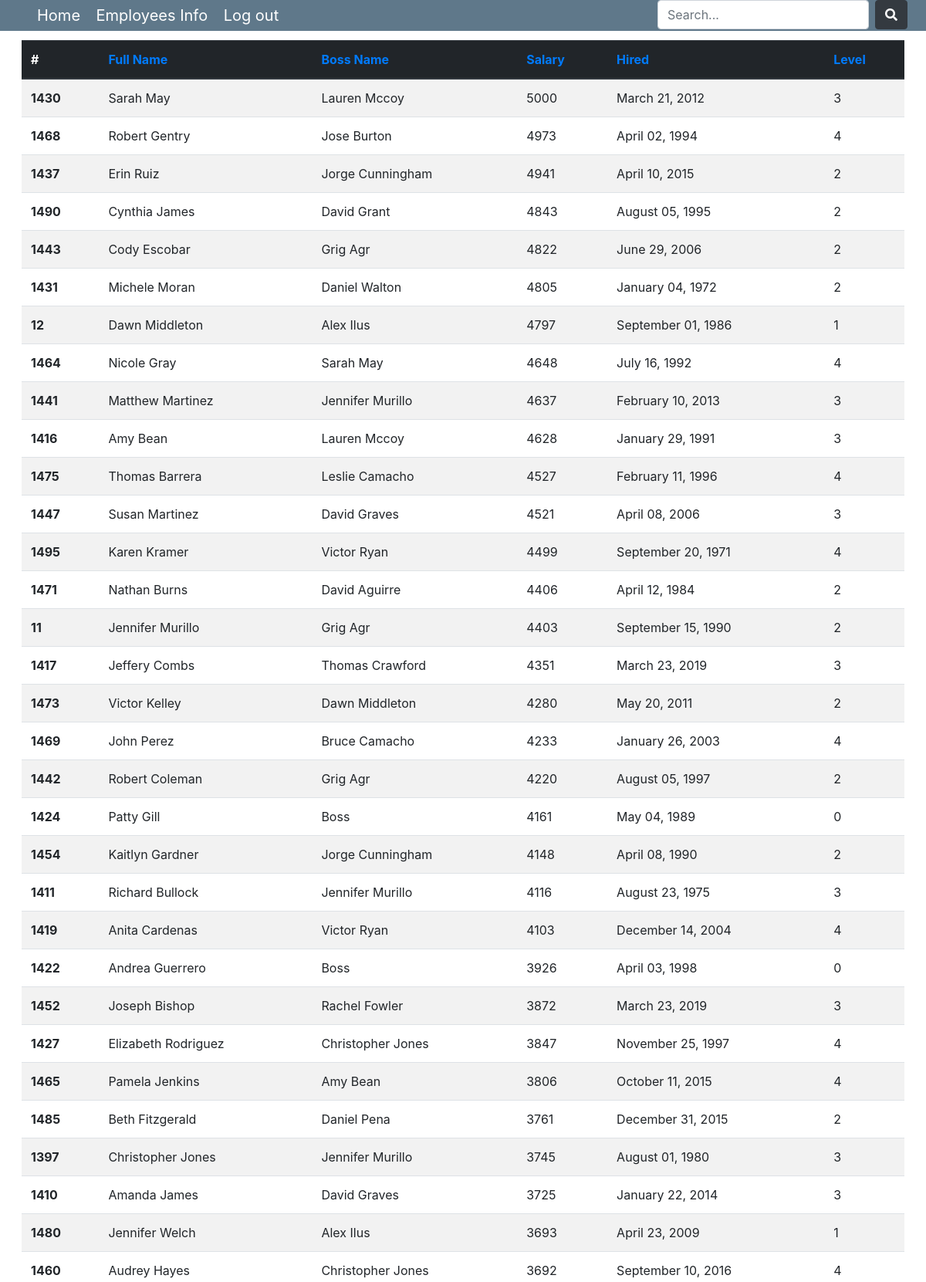
The app's page /employees/?order_by=-salary (signed in, upper part) with its own data.
### employee/models.py (models this page shows, shortened)
class EmployeeTree(MPTTModel):
    class Meta():
        db_table = 'employee_tree'
        verbose_name = 'Сотрудник'
        verbose_name_plural = 'Сотрудники'
    full_name = models.CharField(max_length=150)
    level = models.IntegerField()
    hired_at = models.DateField()
    salary = models.IntegerField()
    parent = TreeForeignKey('self', null=True, blank=True, related_name='children', on_delete=models.CASCADE) # надо поменять CASCADE и подумать как реализовать отвязку от родителя.
    class MPTTMeta:
        order_insertion_by = ['full_name']

### employee/views.py (the view)
# urls.py: path('employees/', EmployeesListView.as_view(), name="employees-detail"),
class EmployeesListView(LoginRequiredMixin, ListView):
    model = EmployeeTree
    template_name = "employee/employees.html"  # <app>/<model>_<viewtype>.html
    context_object_name = "employees"
    def get(self, request, *args, **kwargs):
        if request.is_ajax():
            data = serializers.serialize('json', self.get_queryset(),
                                         fields=['full_name', 'parent', 'salary', 'hired_at', 'level'])
            print(data)
            return HttpResponse(data, content_type='application/json')
        else:
            return super().get(self, request, *args, **kwargs)
    def get_ordering(self):
        self.ordering = self.request.GET.get('order_by')
        return self.ordering
    def get_queryset(self):
        if self.request.GET.get('s'):
            search = self.request.GET.get('s')
            if search.isdigit():
                return super().get_queryset().filter(Q(pk=search) | Q(level=search) | Q(salary=search))
            elif search.isalpha() or ''.join(search.split()).isalpha():  # Либо введено имя/фамилия, либо и то и то
                return super().get_queryset().filter(full_name__icontains=search)
            else:  # Сюда попадаем если search содержит знаки
                try:
                    date = parse(search).date()
                    return super().get_queryset().filter(hired_at=date)
                except dateutil.parser.ParserError:
                    return None
        else:
            return super().get_queryset()

### employee/templates/employee/employees.html (shortened to what this page needs)
<!DOCTYPE html>
<html lang="en">
<head>
    {% load static %}
    <link rel="stylesheet" type="text/css" href="{% static 'employee/style.css' %}">
    <link rel="stylesheet" type="text/css" href="{% static 'employee/main.css' %}">
    <link rel="stylesheet" href="https://maxcdn.bootstrapcdn.com/bootstrap/4.0.0/css/bootstrap.min.css"
>
    <link rel="stylesheet" type="text/css"
          href="https://cdnjs.cloudflare.com/ajax/libs/font-awesome/5.15.4/css/all.min.css">
</head>
<body>
{% include 'inc/_nav.html' %}
<table class="table table-striped mt-4">
    <thead class="thead-dark">
    <tr>
        <th scope="col">#</th>
        <th scope="col"><a href="?order_by=full_name">Full Name</a></th>
        <th scope="col"><a href="?order_by=parent">Boss Name</a></th>
        <th scope="col"><a href="?order_by=-salary">Salary</a></th>
        <th scope="col"><a href="?order_by=hired_at">Hired</a></th>
        <th scope="col"><a href="?order_by=level">Level</a></th>
    </tr>
    </thead>
    <tbody>
    {% for employee in employees %}
    <tr>
        <th scope="row">{{employee.id}}</th>
        <td>{{ employee.full_name }}</td>
        {% if employee.parent %}
        <td>{{ employee.parent.full_name }}</td>
        {% else %}
        <td>Boss</td>
        {% endif %}
        <td>{{ employee.salary }}</td>
        <td>{{ employee.hired_at|date:"F d, Y" }}</td>
        <td>{{ employee.level }}</td>
    </tr>
    {% endfor %}
    </tbody>
</table>
</body>
</html>

### static/employee/style.css (style rules this page uses)
html { margin: 0; padding: 0; }
body { font-size: 100%; margin: 0; padding: 1.75em; font-family: 'Helvetica Neue', Arial, sans-serif; }
a { color: #2996cc; }

### static/employee/main.css (style rules this page uses)
body { background: #fafafa; color: #333333; margin-top: 5rem; }

### records on screen
EmployeeTree: id "1430", full_name "Sarah May", parent.full_name "Lauren Mccoy", salary "5000", hired_at "March 21, 2012", level "3"
EmployeeTree: id "1468", full_name "Robert Gentry", parent.full_name "Jose Burton", salary "4973", hired_at "April 02, 1994", level "4"
EmployeeTree: id "1437", full_name "Erin Ruiz", parent.full_name "Jorge Cunningham", salary "4941", hired_at "April 10, 2015", level "2"
EmployeeTree: id "1490", full_name "Cynthia James", parent.full_name "David Grant", salary "4843", hired_at "August 05, 1995", level "2"
EmployeeTree: id "1443", full_name "Cody Escobar", parent.full_name "Grig Agr", salary "4822", hired_at "June 29, 2006", level "2"
EmployeeTree: id "1431", full_name "Michele Moran", parent.full_name "Daniel Walton", salary "4805", hired_at "January 04, 1972", level "2"
EmployeeTree: id "12", full_name "Dawn Middleton", parent.full_name "Alex Ilus", salary "4797", hired_at "September 01, 1986", level "1"
EmployeeTree: id "1464", full_name "Nicole Gray", parent.full_name "Sarah May", salary "4648", hired_at "July 16, 1992", level "4"
EmployeeTree: id "1441", full_name "Matthew Martinez", parent.full_name "Jennifer Murillo", salary "4637", hired_at "February 10, 2013", level "3"
EmployeeTree: id "1416", full_name "Amy Bean", parent.full_name "Lauren Mccoy", salary "4628", hired_at "January 29, 1991", level "3"
EmployeeTree: id "1475", full_name "Thomas Barrera", parent.full_name "Leslie Camacho", salary "4527", hired_at "February 11, 1996", level "4"
EmployeeTree: id "1447", full_name "Susan Martinez", parent.full_name "David Graves", salary "4521", hired_at "April 08, 2006", level "3"
EmployeeTree: id "1495", full_name "Karen Kramer", parent.full_name "Victor Ryan", salary "4499", hired_at "September 20, 1971", level "4"
EmployeeTree: id "1471", full_name "Nathan Burns", parent.full_name "David Aguirre", salary "4406", hired_at "April 12, 1984", level "2"
EmployeeTree: id "11", full_name "Jennifer Murillo", parent.full_name "Grig Agr", salary "4403", hired_at "September 15, 1990", level "2"
EmployeeTree: id "1417", full_name "Jeffery Combs", parent.full_name "Thomas Crawford", salary "4351", hired_at "March 23, 2019", level "3"
EmployeeTree: id "1473", full_name "Victor Kelley", parent.full_name "Dawn Middleton", salary "4280", hired_at "May 20, 2011", level "2"
EmployeeTree: id "1469", full_name "John Perez", parent.full_name "Bruce Camacho", salary "4233", hired_at "January 26, 2003", level "4"
EmployeeTree: id "1442", full_name "Robert Coleman", parent.full_name "Grig Agr", salary "4220", hired_at "August 05, 1997", level "2"
EmployeeTree: id "1424", full_name "Patty Gill", shows "Boss", salary "4161", hired_at "May 04, 1989", level "0"
EmployeeTree: id "1454", full_name "Kaitlyn Gardner", parent.full_name "Jorge Cunningham", salary "4148", hired_at "April 08, 1990", level "2"
EmployeeTree: id "1411", full_name "Richard Bullock", parent.full_name "Jennifer Murillo", salary "4116", hired_at "August 23, 1975", level "3"
EmployeeTree: id "1419", full_name "Anita Cardenas", parent.full_name "Victor Ryan", salary "4103", hired_at "December 14, 2004", level "4"
EmployeeTree: id "1422", full_name "Andrea Guerrero", shows "Boss", salary "3926", hired_at "April 03, 1998", level "0"
EmployeeTree: id "1452", full_name "Joseph Bishop", parent.full_name "Rachel Fowler", salary "3872", hired_at "March 23, 2019", level "3"
EmployeeTree: id "1427", full_name "Elizabeth Rodriguez", parent.full_name "Christopher Jones", salary "3847", hired_at "November 25, 1997", level "4"
EmployeeTree: id "1465", full_name "Pamela Jenkins", parent.full_name "Amy Bean", salary "3806", hired_at "October 11, 2015", level "4"
EmployeeTree: id "1485", full_name "Beth Fitzgerald", parent.full_name "Daniel Pena", salary "3761", hired_at "December 31, 2015", level "2"
EmployeeTree: id "1397", full_name "Christopher Jones", parent.full_name "Jennifer Murillo", salary "3745", hired_at "August 01, 1980", level "3"
EmployeeTree: id "1410", full_name "Amanda James", parent.full_name "David Graves", salary "3725", hired_at "January 22, 2014", level "3"
EmployeeTree: id "1480", full_name "Jennifer Welch", parent.full_name "Alex Ilus", salary "3693", hired_at "April 23, 2009", level "1"
EmployeeTree: id "1460", full_name "Audrey Hayes", parent.full_name "Christopher Jones", salary "3692", hired_at "September 10, 2016", level "4"
